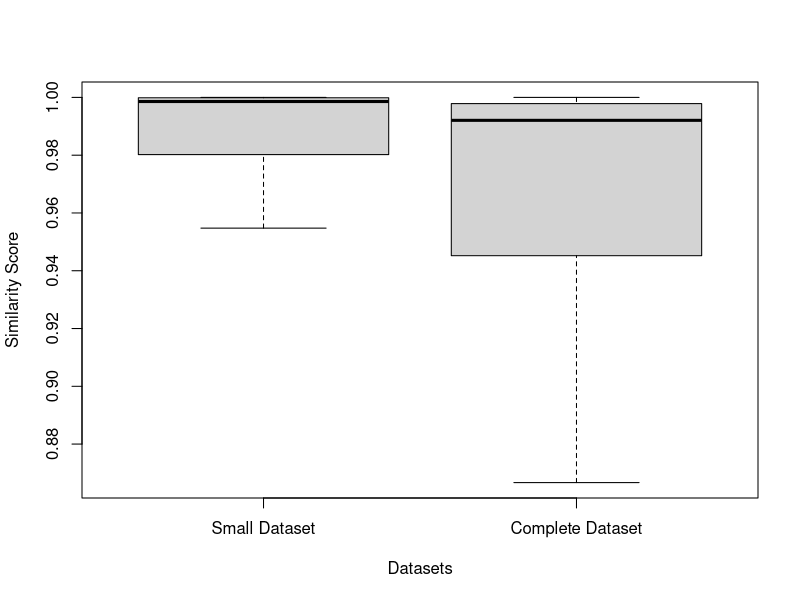
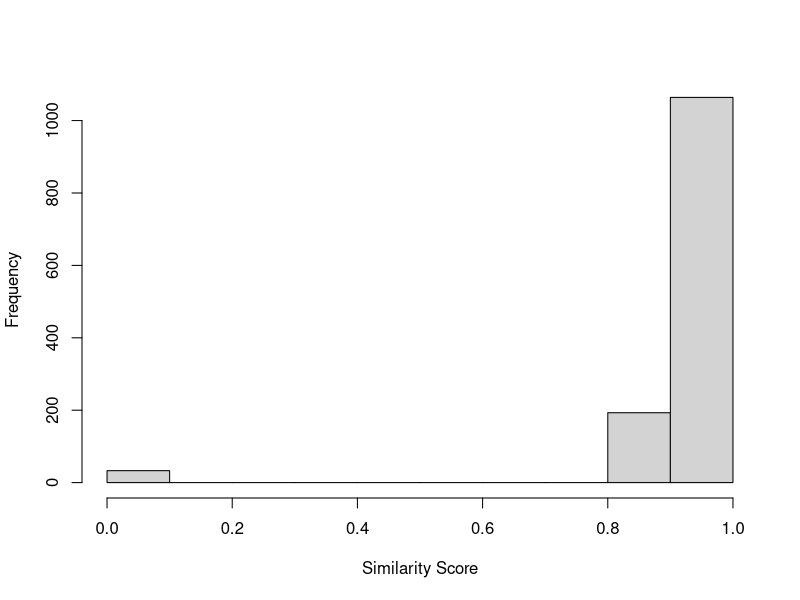

R code for these plots, in order:
## ---- chunk 1
knitr::opts_chunk$set(echo = TRUE)
knitr::opts_chunk$set(fig.width=5, fig.height=5, fig.path='./figures/', dev=c('png', 'pdf'))
setwd(".")
library(sqldf)
## ---- chunk 2
library(xtable)
## ---- chunk 3
full_ds <- read.csv("sample_final_ds_before_VT_check.csv", head=T, sep=',')
small_ds <- read.csv("samples_DL_final_ds.csv", head=T, sep=',')

full_ds$similarity = as.numeric(full_ds$similarity)

colnames(full_ds)
nrow(full_ds)

full_ds <- sqldf("select * from full_ds where benign = 'True' and source = 'repack'")
write.csv(full_ds, "sample_final_ds_after_VT_check.csv", quote = F, row.names = F)

nrow(full_ds)

# "sha256"      "family"      "malware"     "apidetected" "similarity"
## ---- chunk 4
sqldf("select malware, count(*) from full_ds group by malware")
## ---- chunk 5
sqldf("select apidetected, count(*) from full_ds group by apidetected")

sqldf("select malware, apidetected, count(*) 
       from full_ds 
       group by malware, apidetected")
## ---- chunk 6
sqldf("select malware, apidetected, count(*) 
       from small_ds 
       group by malware, apidetected")


rp <- sqldf("select count(*) from small_ds where malware = 'True'")

tp <- sqldf("select * from small_ds where malware = 'True' and apidetected = 'True'" )

fp <- sqldf("select * from small_ds where malware = 'False' and apidetected = 'True'" )

fn <- sqldf("select * from small_ds where malware = 'True' and apidetected = 'False'" )


precision = nrow(tp) / (nrow(tp) + nrow(fp))

recall = nrow(tp) / (nrow(tp) + nrow(fn))

fscore = 2 * (precision*recall) / (precision + recall)

precision
recall
fscore

sqldf("select count(*) from small_ds where family = 'None'")

families <- sqldf("select family, count(*) as Total 
                   from small_ds where family != 'None'
                   group by family 
                  order by 2 desc")

sqldf("select family, total*100.0/69.0
       from families 
       order by 2 desc")

sqldf("select malware, apidetected, count(*) 
       from small_ds 
       group by malware, apidetected")
## ---- chunk 7

tp <- sqldf("select * from full_ds where malware = 'True' and apidetected = 'True'" )

fp <- sqldf("select * from full_ds where malware = 'False' and apidetected = 'True'" )

fn <- sqldf("select * from full_ds where malware = 'True' and apidetected = 'False'" )

precision = nrow(tp) / (nrow(tp) + nrow(fp))

recall = nrow(tp) / (nrow(tp) + nrow(fn))

fscore = 2 * (precision*recall) / (precision + recall)

precision
recall
fscore

## ---- chunk 8
summary(small_ds$similarity)
sd(small_ds$similarity)

summary(full_ds$similarity)
#sd(full_ds$similarity)

sqldf("select count(*) from full_ds where similarity = 0")

sqldf("select count(*) from full_ds where similarity < 0.25")
sqldf("select count(*)  from full_ds where similarity >= 0.25 and similarity < 0.5")
sqldf("select count(*)  from full_ds where similarity >= 0.5 and similarity < 0.75")
sqldf("select count(*)  from full_ds where similarity >= 0.75")
sqldf("select count(*)  from full_ds where similarity >= 0.90")

## ---- chunk 9
summary(small_ds$similarity)
summary(full_ds$similarity)

sd(small_ds$similarity)
sd(full_ds$similarity)


sds <- sqldf("select similarity, 'Small Dataset' as dataset from small_ds") 
cds <- sqldf("select similarity, 'Complete Dataset' as dataset from full_ds") 

ds <- rbind(sds, cds)

ds$dataset <- factor(ds$dataset , levels=c("Small Dataset", "Complete Dataset"))


boxplot(similarity~dataset, data = ds, xlab="Datasets", ylab="Similarity Score",outline=F)
## ---- chunk 10


#s1 <- sqldf("select ds.*, 'True' as h1 
#             from full_ds ds 
#             where (malware = 'True' and apidetected = 'True') or 
#                   (malware = 'False' and apidetected = 'False')")

s1 <- sqldf("select ds.*, 'True' as h1 
             from full_ds ds 
             where (malware = 'True' and apidetected = 'True')")

s2 <- sqldf("select ds.*, 'False' as h1 
             from full_ds ds
             where (malware = 'True' and apidetected = 'False') or 
                   (malware = 'False' and apidetected = 'True')")

ds <- rbind(s1, s2)


ds$h1 <- as.factor(ds$h1)

# cor.test(ds$h1, ds$similarity)

nrow(ds)

sqldf("select h1, count(*) from ds group by h1")

model <- glm(h1~similarity, data=ds, family = "binomial")

summary(model)
## ---- chunk 11
set.seed(123)

km.res <- kmeans(ds$similarity, 10)

print(km.res)

dd <- cbind(ds, cluster = km.res$cluster)

head(dd)

s1 <- sqldf("select cluster, count(*) as total from dd group by cluster")
s2 <- sqldf("select cluster, count(*) as hits from dd where h1 = 'True' group by cluster")

dd = merge(s1, s2)

dd["Percent"] = dd$hits * 100 / dd$total

dd 

## 1  0.0206422
## 2  0.4930103
## 3  0.9980512
## 4  0.9467957
## 5  0.9892665
## 6  0.8090455
## 7  0.7194053
## 8  0.9725808
## 9  0.9125622
## 10 0.8801738

cs = data.frame("cluster" = c(1,2,3,4,5, 6, 7, 8, 9, 10), 
                "averageSimilarity" = c(0.02, 0.49, 0.99, 0.94, 0.98,0.80,0.71,0.97, 0.91, 0.88))

cs = merge(dd, cs)

colnames(cs)

xtable(sqldf("select cluster, averageSimilarity, total, hits, percent 
              from cs 
              order by averageSimilarity"))


km.res <- kmeans(ds$similarity, 5)

print(km.res)

dd <- cbind(ds, cluster = km.res$cluster)

head(dd)

s1 <- sqldf("select cluster, count(*) as total from dd group by cluster")
s2 <- sqldf("select cluster, count(*) as hits from dd where h1 = 'True' group by cluster")

dd = merge(s1, s2)

dd["Percent"] = dd$hits * 100 / dd$total

dd 

## 1 0.0409438
## 2 0.9878021
## 3 0.7776560
## 4 0.5158275
## 5 0.8988103

cs = data.frame("cluster" = c(1,2,3,4,5), 
                "averageSimilarity" = c(0.04, 0.98, 0.77, 0.51, 0.89))

cs = merge(dd, cs)

colnames(cs)

xtable(sqldf("select cluster, averageSimilarity, total, hits, percent 
              from cs 
              order by averageSimilarity"))


## ---- chunk 12

tp <- sqldf("select * from full_ds where malware = 'True' and (apidetected = 'True' or paramdetected = 'True')" )

fp <- sqldf("select * from full_ds where malware = 'False' and (apidetected = 'True' or paramdetected = 'True')" )

fn <- sqldf("select * from full_ds where malware = 'True' and (apidetected = 'False' and paramdetected = 'False')" )

precisionWithParam = nrow(tp) / (nrow(tp) + nrow(fp))

recallWithParam = nrow(tp) / (nrow(tp) + nrow(fn))

fscoreWithParam = 2 * (precisionWithParam*recallWithParam) / (precisionWithParam + recallWithParam)

precisionWithParam
recallWithParam
fscoreWithParam
## ---- chunk 13

tp <- sqldf("select * from full_ds where malware = 'True' and (apidetected = 'True' or tracedetected = 'True')" )

fp <- sqldf("select * from full_ds where malware = 'False' and (apidetected = 'True' or tracedetected = 'True')" )

fn <- sqldf("select * from full_ds where malware = 'True' and (apidetected = 'False' and tracedetected = 'False')" )

precisionWithTrace = nrow(tp) / (nrow(tp) + nrow(fp))

recallWithTrace = nrow(tp) / (nrow(tp) + nrow(fn))

fscoreWithTrace = 2 * (precisionWithTrace*recallWithTrace) / (precisionWithTrace + recallWithTrace)

precisionWithTrace
recallWithTrace
fscoreWithTrace
## ---- chunk 14

tp <- sqldf("select * from full_ds where malware = 'True' and (apidetected = 'True' or tracedetected = 'True' or paramdetected = 'True')" )

fp <- sqldf("select * from full_ds where malware = 'False' and (apidetected = 'True' or tracedetected = 'True' or paramdetected = 'True')" )

fn <- sqldf("select * from full_ds where malware = 'True' and (apidetected = 'False' and tracedetected = 'False' and paramdetected = 'False')" )

precisionWithAll = nrow(tp) / (nrow(tp) + nrow(fp))

recallWithAll = nrow(tp) / (nrow(tp) + nrow(fn))

fscoreWithAll = 2 * (precisionWithAll*recallWithAll) / (precisionWithAll + recallWithAll)

precisionWithAll
recallWithAll
fscoreWithAll
## ---- chunk 15

sqldf("select malware, apidetected, count(*) 
       from full_ds 
       where family = 'gappusin'
       group by malware, apidetected")

tp <- sqldf("select * from full_ds where malware = 'True' and apidetected = 'True' and family != 'gappusin'" )

fp <- sqldf("select * from full_ds where malware = 'False' and apidetected = 'True' and family != 'gappusin'" )

fn <- sqldf("select * from full_ds where malware = 'True' and apidetected = 'False' and family != 'gappusin'" )

precision = nrow(tp) / (nrow(tp) + nrow(fp))

recall = nrow(tp) / (nrow(tp) + nrow(fn))

fscore = 2 * (precision*recall) / (precision + recall)

precision
recall
fscore
## ---- chunk 16
# Gappusin family

gappusin <- sqldf("select * from full_ds where family =  'gappusin'")

summary(gappusin$similarity)
sd(gappusin$similarity)
hist(gappusin$similarity, main="", xlab="Similarity Score", ylab="Frequency")

## ---- chunk 17
sqldf("select family, count(*) 
       from full_ds 
       where malware = 'True' 
       group by family order by 2 desc")


sqldf("select malware, apidetected, count(*) 
       from full_ds 
       where family = 'gappusin'
       group by malware, apidetected")

sqldf("select count(distinct family) from full_ds")


sqldf("select count(*) from full_ds where family = 'None'")

families <- sqldf("select family, count(*) as Total 
                   from full_ds where family != 'None'
                   group by family 
                  order by 2 desc")

sqldf("select family, total*100.0/2642.0
       from families 
       group by family
       order by 2 desc")
